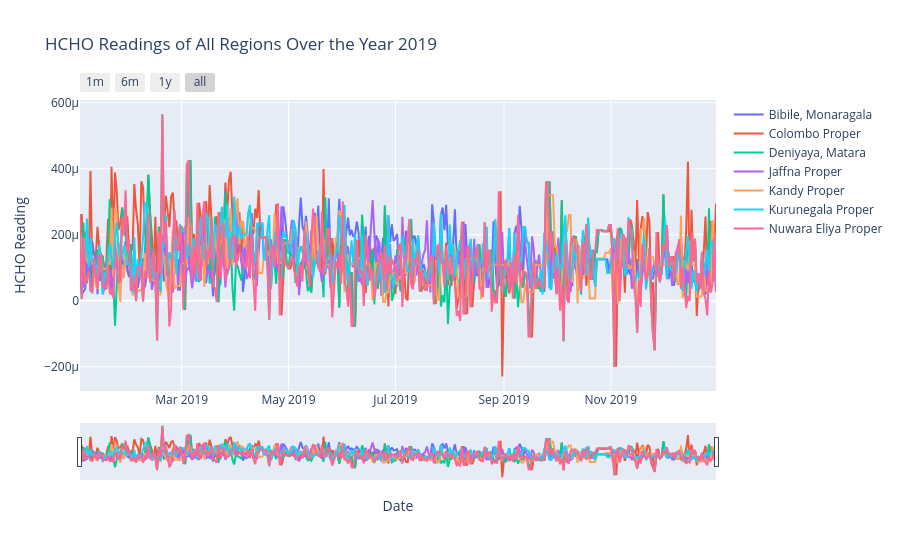

The code cell stored with this chart in its notebook:
### Code cell
# Assuming 'Next Date' column is not in datetime format
hcho_data['Next Date'] = pd.to_datetime(hcho_data['Next Date'])

# Filter data for the year 2019
hcho_data_2019 = hcho_data[hcho_data['Next Date'].dt.year == 2019]

# Group data by region
grouped = hcho_data_2019.groupby("Location")

# Create a Plotly figure
fig = go.Figure()

# Plot data for each region
for region, data in grouped:
    fig.add_trace(go.Scatter(x=data['Next Date'], y=data['HCHO Reading'], mode='lines', name=region))

# Adding labels and title
fig.update_layout(title='HCHO Readings of All Regions Over the Year 2019',
                  xaxis_title='Date',
                  yaxis_title='HCHO Reading',
                  xaxis=dict(
                      rangeselector=dict(
                          buttons=list([
                              dict(count=1, label="1m", step="month", stepmode="backward"),
                              dict(count=6, label="6m", step="month", stepmode="backward"),
                              dict(count=1, label="1y", step="year", stepmode="backward"),
                              dict(step="all")
                          ])
                      ),
                      rangeslider=dict(visible=True),
                      type="date"
                  )
                  )

# Display the plot
fig.show()

### Figure 1 — Plotly figure (JSON) as saved in the notebook; plotly's stock layout.template omitted (floating-point values rounded to 4 significant figures; data arrays with more than 128 entries replaced by an {"elided": "..."} marker saying what was removed)
{"data": [{"mode": "lines", "name": "Bibile, Monaragala", "type": "scatter", "x": {"elided": "364 str values"}, "y": {"elided": "364 float values"}}, {"mode": "lines", "name": "Colombo Proper", "type": "scatter", "x": {"elided": "364 str values"}, "y": {"elided": "364 float values"}}, {"mode": "lines", "name": "Deniyaya, Matara", "type": "scatter", "x": {"elided": "364 str values"}, "y": {"elided": "364 float values"}}, {"mode": "lines", "name": "Jaffna Proper", "type": "scatter", "x": {"elided": "364 str values"}, "y": {"elided": "364 float values"}}, {"mode": "lines", "name": "Kandy Proper", "type": "scatter", "x": {"elided": "364 str values"}, "y": {"elided": "364 float values"}}, {"mode": "lines", "name": "Kurunegala Proper", "type": "scatter", "x": {"elided": "364 str values"}, "y": {"elided": "364 float values"}}, {"mode": "lines", "name": "Nuwara Eliya Proper", "type": "scatter", "x": {"elided": "364 str values"}, "y": {"elided": "364 float values"}}], "layout": {"title": {"text": "HCHO Readings of All Regions Over the Year 2019"}, "xaxis": {"rangeselector": {"buttons": [{"count": 1, "label": "1m", "step": "month", "stepmode": "backward"}, {"count": 6, "label": "6m", "step": "month", "stepmode": "backward"}, {"count": 1, "label": "1y", "step": "year", "stepmode": "backward"}, {"step": "all"}]}, "rangeslider": {"visible": true}, "title": {"text": "Date"}, "type": "date"}, "yaxis": {"title": {"text": "HCHO Reading"}}}}
